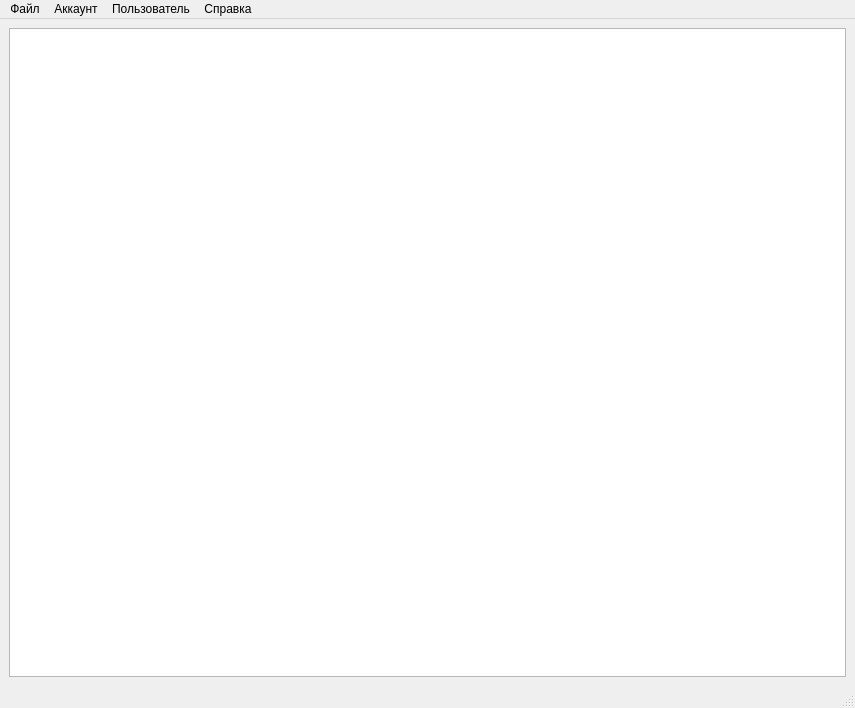
<?xml version="1.0" encoding="UTF-8"?>
<ui version="4.0">
 <class>MainWindow</class>
 <widget class="QMainWindow" name="MainWindow">
  <property name="geometry">
   <rect>
    <x>0</x>
    <y>0</y>
    <width>855</width>
    <height>708</height>
   </rect>
  </property>
  <property name="windowTitle">
   <string>Diglot Weave Dictonary Helper</string>
  </property>
  <widget class="QWidget" name="centralwidget">
   <property name="enabled">
    <bool>true</bool>
   </property>
   <layout class="QHBoxLayout" name="horizontalLayout">
    <item>
     <widget class="UserTextEdit" name="mainTextEdit">
      <property name="readOnly">
       <bool>true</bool>
      </property>
      <property name="html">
       <string>&lt;!DOCTYPE HTML PUBLIC &quot;-//W3C//DTD HTML 4.0//EN&quot; &quot;http://www.w3.org/TR/REC-html40/strict.dtd&quot;&gt;
&lt;html&gt;&lt;head&gt;&lt;meta name=&quot;qrichtext&quot; content=&quot;1&quot; /&gt;&lt;style type=&quot;text/css&quot;&gt;
p, li { white-space: pre-wrap; }
&lt;/style&gt;&lt;/head&gt;&lt;body style=&quot; font-family:'Ubuntu'; font-size:11pt; font-weight:400; font-style:normal;&quot;&gt;
&lt;p align=&quot;justify&quot; style=&quot;-qt-paragraph-type:empty; margin-top:0px; margin-bottom:0px; margin-left:0px; margin-right:0px; -qt-block-indent:0; text-indent:0px;&quot;&gt;&lt;br /&gt;&lt;/p&gt;&lt;/body&gt;&lt;/html&gt;</string>
      </property>
     </widget>
    </item>
   </layout>
  </widget>
  <widget class="QMenuBar" name="menubar">
   <property name="geometry">
    <rect>
     <x>0</x>
     <y>0</y>
     <width>855</width>
     <height>22</height>
    </rect>
   </property>
   <widget class="QMenu" name="menu_file">
    <property name="title">
     <string>Файл</string>
    </property>
    <addaction name="action_exit"/>
   </widget>
   <widget class="QMenu" name="menu_about">
    <property name="title">
     <string>Справка</string>
    </property>
    <addaction name="action_about"/>
   </widget>
   <widget class="QMenu" name="menu_text">
    <property name="title">
     <string>Пользователь</string>
    </property>
    <addaction name="action_dict"/>
    <addaction name="action_load_text"/>
    <addaction name="action_change_params"/>
   </widget>
   <widget class="QMenu" name="menu">
    <property name="title">
     <string>Аккаунт</string>
    </property>
    <addaction name="action_login"/>
    <addaction name="action_reg"/>
   </widget>
   <addaction name="menu_file"/>
   <addaction name="menu"/>
   <addaction name="menu_text"/>
   <addaction name="menu_about"/>
  </widget>
  <widget class="QStatusBar" name="statusbar"/>
  <action name="action_about">
   <property name="text">
    <string>О программе</string>
   </property>
  </action>
  <action name="action_2">
   <property name="text">
    <string>Загрузить текст</string>
   </property>
  </action>
  <action name="action_3">
   <property name="text">
    <string>Загрузить словарь</string>
   </property>
  </action>
  <action name="action_exit">
   <property name="text">
    <string>Закрыть</string>
   </property>
  </action>
  <action name="action_reg">
   <property name="text">
    <string>Регистрация</string>
   </property>
  </action>
  <action name="action_8">
   <property name="text">
    <string>Создать словарь</string>
   </property>
  </action>
  <action name="action_9">
   <property name="text">
    <string>Редактировать словарь</string>
   </property>
  </action>
  <action name="action_freq_change">
   <property name="text">
    <string>Изменить частоту замены текста</string>
   </property>
  </action>
  <action name="action_dict_load">
   <property name="text">
    <string>Загрузить словарь</string>
   </property>
  </action>
  <action name="action_dict">
   <property name="text">
    <string>Редактировать словари</string>
   </property>
  </action>
  <action name="action_login">
   <property name="text">
    <string>Авторизация</string>
   </property>
  </action>
  <action name="action_load_text_by_buffer">
   <property name="text">
    <string>Из буфера обмена</string>
   </property>
  </action>
  <action name="action_load_text_by_file">
   <property name="text">
    <string>Из текстового файла</string>
   </property>
  </action>
  <action name="action_load_text">
   <property name="text">
    <string>Загрузить текст</string>
   </property>
  </action>
  <action name="action_change_params">
   <property name="text">
    <string>Изменить параметры текста</string>
   </property>
  </action>
  <action name="action">
   <property name="text">
    <string>Редактировать словари</string>
   </property>
  </action>
  <action name="action_restore_pass">
   <property name="text">
    <string>Восстановление пароля</string>
   </property>
  </action>
 </widget>
 <customwidgets>
  <customwidget>
   <class>UserTextEdit</class>
   <extends>QTextEdit</extends>
   <header location="global">usertextedit.h</header>
  </customwidget>
 </customwidgets>
 <resources/>
 <connections/>
</ui>
